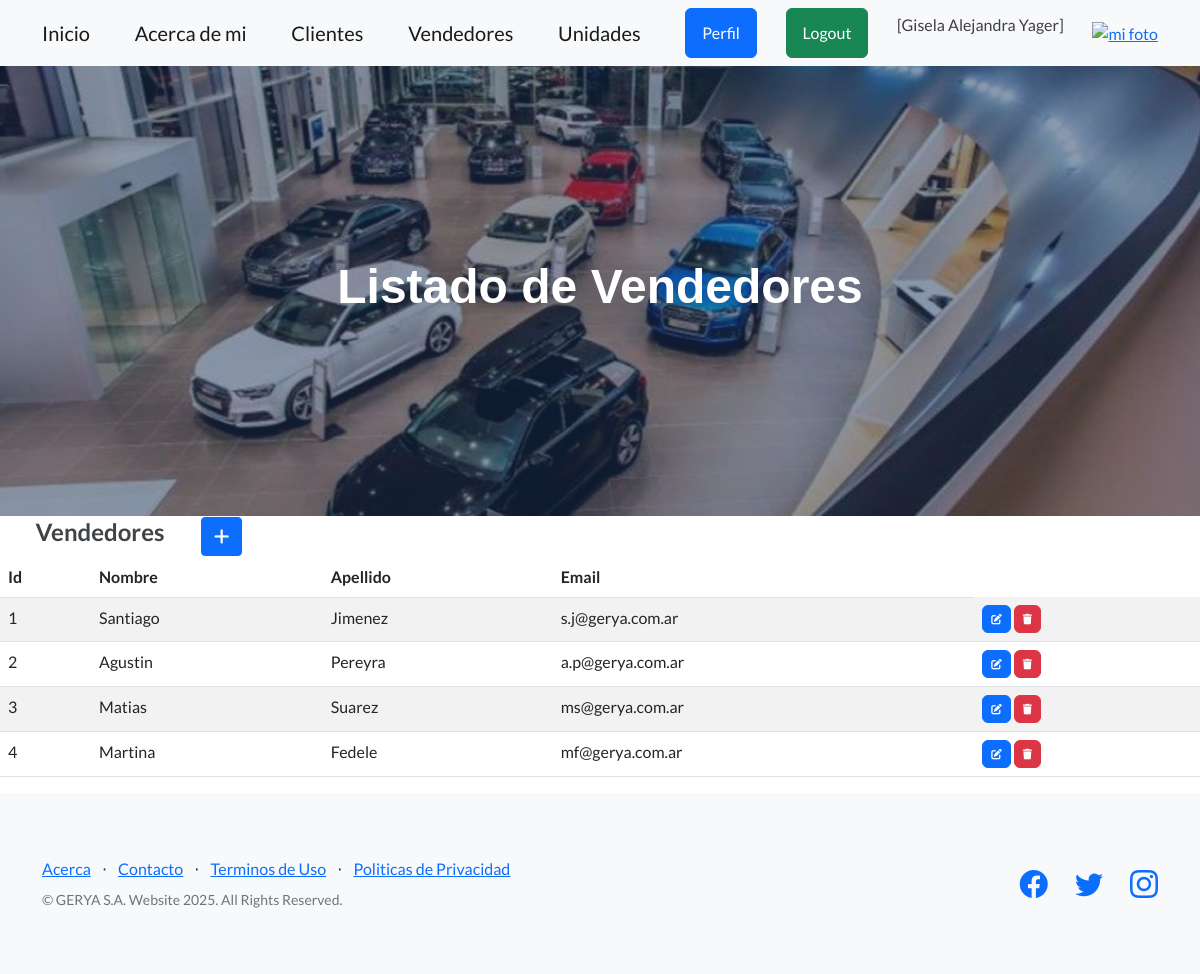
The page /app/vendedores/ (signed in) on the database its author committed.
### Cordoba/models.py (models this page shows, shortened)
class Vendedor(models.Model):
    nombre = models.CharField(max_length=50)
    apellido = models.CharField(max_length=50)
    email = models.EmailField()

### Cordoba/views.py (the view)
# urls.py: path("vendedores/",  views.VendedorList.as_view(), name="vendedores"),
class VendedorList(LoginRequiredMixin, ListView):
    model = Vendedor

### Cordoba/templates/Cordoba/vendedor_list.html (shortened to what this page needs)
{% extends 'Cordoba/index.html' %}
{% block titulo %}
<h1 style="font-family: 'Arial', sans-serif; color: white;">Listado de Vendedores</h1>
{% endblock titulo %}
{% block contenido %}
<table>
    <tr>
        <td width="200"><h2 style="font-size: 24px;">Vendedores</h2></td>
        <td>
         {% if request.user.is_superuser %}
            <a
            href="{% url 'vendedorCreate' %}"
            class="btn btn-primary btn-sm"
            >
            </a>
        {% endif %}
        </td>
    </tr>
</table>
<table class="table table-striped">
    <thead>
        <tr>
            <th>Id</th>
            <th>Nombre</th>
            <th>Apellido</th>
            <th>Email</th>
        </tr>
    </thead>
    <tbody>
    {% for v in vendedor_list  %}
        <tr>
            <td>{{ v.id }}</td>
            <td>{{ v.nombre }}</td>
            <td>{{ v.apellido }}</td>
            <td>{{ v.email }}</td>
            <td>
            {% if request.user.is_superuser %}
                <a
                  href="{% url 'vendedorUpdate' v.id %}"
                  class="btn btn-primary"
                  style="--bs-btn-padding-y: .25rem; --bs-btn-padding-x: .5rem; --bs-btn-font-size: .75rem;"
                  >
                </a>
                <a
                  href="{% url 'vendedorDelete' v.id %}"
                  class="btn btn-danger"
                  style="--bs-btn-padding-y: .25rem; --bs-btn-padding-x: .5rem; --bs-btn-font-size: .75rem;"
                  >
                </a>
              {% endif %}
            </td>
        </tr>
    {% endfor %}
    </tbody>
</table>
{% endblock contenido %}

### Cordoba/templates/Cordoba/index.html (shortened to what this page needs)
<!DOCTYPE html>
<html lang="en">
    <head>
        {% load static %}
        <link href="https://cdn.jsdelivr.net/npm/bootstrap-icons@1.5.0/font/bootstrap-icons.css" rel="stylesheet" type="text/css" />
        <link href="{% static 'css/styles.css' %}" rel="stylesheet" />
        <link rel="stylesheet" href="https://cdnjs.cloudflare.com/ajax/libs/font-awesome/6.4.0/css/all.min.css">
    </head>
    <body>
        <nav class="navbar navbar-light bg-light static-top">
            <div class="container">
                <a class="navbar-brand" href="{% url 'bienvenida' %}">Inicio</a>
                <a class="navbar-brand" href="{% url 'about' %}">Acerca de mi</a>
                <a class="navbar-brand" href="{% url 'clientes' %}">Clientes</a>
                <a class="navbar-brand" href="{% url 'vendedores' %}">Vendedores</a>
                <a class="navbar-brand" href="{% url 'unidades' %}">Unidades</a>
                 {% if user.is_authenticated %}
                    <a class="btn btn-primary" href="{% url 'perfil' %}">Perfil</a>
                    <a class="btn btn-success" href="#" onclick="event.preventDefault(); document.getElementById('logout-form').submit();">Logout</a>
                    <p style="color:rgb(63, 63, 66)"> [{{user.first_name}} {{user.last_name}}]</p>
                                    <div class="text-center">
                    <a href="{% url 'agregar_avatar' %}"><img src="{{ request.session.avatar }}" height="40px" weight="40px" alt="mi foto"></a>
                </div>
                {% else %}
                    <a class="btn btn-primary" href="{% url 'login' %}">Login</a>
                    <a class="btn btn-success" href="{% url 'registro' %}">Registrarse</a>
                {% endif %}
            </div>
        </nav>
          <header class="masthead">
            <div class="container position-relative">
                <div class="row justify-content-center">
                    <div class="col-xl-6">
                        <div class="text-center text-white">
                            {% block titulo %}{% endblock titulo %}
                        </div>
                    </div>
                </div>
            </div>
        </header>
        {% block contenido %}
        {% endblock contenido %}
        <footer class="footer bg-light">
            <div class="container">
                <div class="row">
                    <div class="col-lg-6 h-100 text-center text-lg-start my-auto">
                        <ul class="list-inline mb-2">
                            <li class="list-inline-item"><a href="">Acerca</a></li>
                            <li class="list-inline-item">⋅</li>
                            <li class="list-inline-item"><a href="#!">Contacto</a></li>
                            <li class="list-inline-item">⋅</li>
                            <li class="list-inline-item"><a href="#!">Terminos de Uso</a></li>
                            <li class="list-inline-item">⋅</li>
                            <li class="list-inline-item"><a href="#!">Politicas de Privacidad</a></li>
                        </ul>
                        <p class="text-muted small mb-4 mb-lg-0">&copy; GERYA S.A. Website 2025. All Rights Reserved.</p>
                    </div>
                    <div class="col-lg-6 h-100 text-center text-lg-end my-auto">
                        <ul class="list-inline mb-0">
                            <li class="list-inline-item me-4">
                                <a href="#!"><i class="bi-facebook fs-3"></i></a>
                            </li>
                            <li class="list-inline-item me-4">
                                <a href="#!"><i class="bi-twitter fs-3"></i></a>
                            </li>
                            <li class="list-inline-item">
                                <a href="#!"><i class="bi-instagram fs-3"></i></a>
                            </li>
                        </ul>
                    </div>
                </div>
            </div>
        </footer>
    </body>
</html>

### Cordoba/templates/Cordoba/index.html (style rules this page uses)
body { font-family: Arial, sans-serif; background-color: rgb(251, 249, 249); color: #222; }
.container { max-width: 800px; }
h1, h2, h3 { color: #414446; text-align: center; }

### rows shown on the page
Vendedor: id "1", nombre "Santiago", apellido "Jimenez", email "s.j@gerya.com.ar"
Vendedor: id "2", nombre "Agustin", apellido "Pereyra", email "a.p@gerya.com.ar"
Vendedor: id "3", nombre "Matias", apellido "Suarez", email "ms@gerya.com.ar"
Vendedor: id "4", nombre "Martina", apellido "Fedele", email "mf@gerya.com.ar"

### other values the page prints
{{ user.first_name }} "Gisela Alejandra"
{{ user.last_name }} "Yager"
